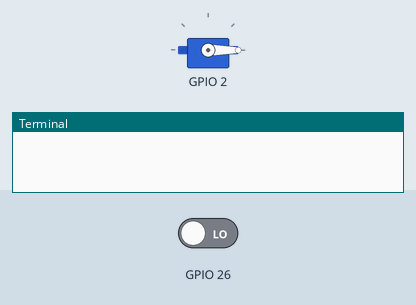
Recording of a program running on a simulated Raspberry Pi (BCM pin numbers). Shown: servo, the last lines printed to the terminal. Inputs (shaded band) come from the test bench; at power-on: GPIO 26 LOW. Servo angles are drawn from the pulse width (0.5 ms = 0°, 2.5 ms = 180°).

Above: at 1.2 s.
1.3 s: GPIO 26 driven HIGH
At 3.5 s:
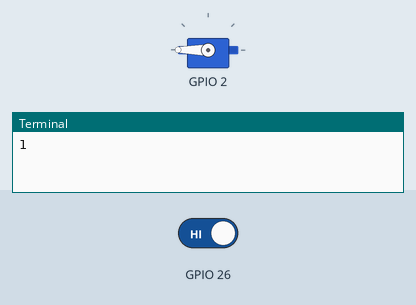
Timing chart, 0 to 9.5 s (numbered marks = the images above; inputs shaded):
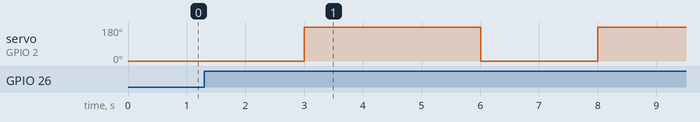

Measured:
- after the input at 1.3 s, servo on GPIO 2: 0° → 180° after 1.7 s, → 0° 3.0 s later, → 180° 2.0 s later

The program:

Limit_switch_tesing.py
```python
import pigpio
import time
from threading import Thread

#-----Vars-----
global stall_list
global email
global user_pass
global users

stall_list = [
    {'name':1 ,'user': '', 'status': False, 'bar_out': 2, 'bar_in': 20,  'cable_in': 21, 'limit':26}
]
#this is a dict of all of the possible stalls. the value for each key is the pinout for the rpi
#status is weather or not the stall is locked


#user input vars
email = ''
user_pin = ''
users = {}


#library setup
pi = pigpio.pi()

#setting modes of pins
for Stall in stall_list:
    pi.set_mode(Stall.get('cable_in'), pigpio.INPUT)
    pi.set_mode(Stall.get('bar_out'), pigpio.OUTPUT)
    pi.set_mode(Stall.get('bar_in'), pigpio.INPUT)
    pi.set_mode(Stall.get('limit'), pigpio.INPUT)

def unlock(pin, stall): #spins a servo to unlock it
    min_servo = 500 #servo position as vars so it's easy to tune
    time.sleep(1)
    pi.set_servo_pulsewidth(pin, min_servo)
    time.sleep(1)
    pi.set_servo_pulsewidth(pin, 0)#stops the servo
    time.sleep(1)
    stall['status'] = False

def lock(pin, stall ):
    switch = pi.read(Stall.get('limit'))
    complete = False
    print(switch)

    while complete == False:
        if switch == 1:
            max_servo= 2500
            pi.set_servo_pulsewidth(pin, max_servo)
            time.sleep(1)
            pi.set_servo_pulsewidth(pin, 0) #stops the servo
            time.sleep(1)
            stall['status'] = True

            complete = True
        else:
           switch = pi.read(Stall.get('limit'))

while True:
    unlock(2, stall_list[0])

    lock(2, stall_list[0])
```
